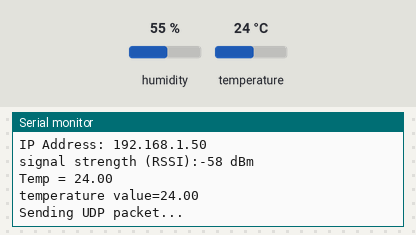
A sketch run on a simulated ESP8266 (NodeMCU). Parts: the last lines printed to the serial monitor. The test bench sets the inputs (shaded band); at power-on: temperature 24 °C, humidity 55 %. WiFi joins after 1.5 s; servers stay silent unless stated.

Above: at 2.7 s.
2.8 s: temperature set to 12 °C
At 5.3 s:
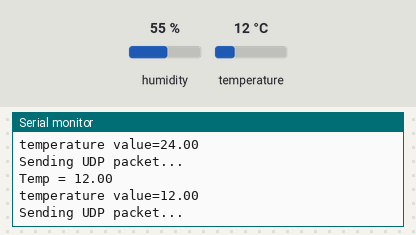
5.6 s: temperature set to 19 °C
At 7.4 s:
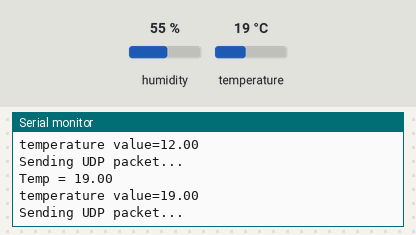
Timing chart, 0 to 8.9 s (numbered marks = the images above; inputs shaded):
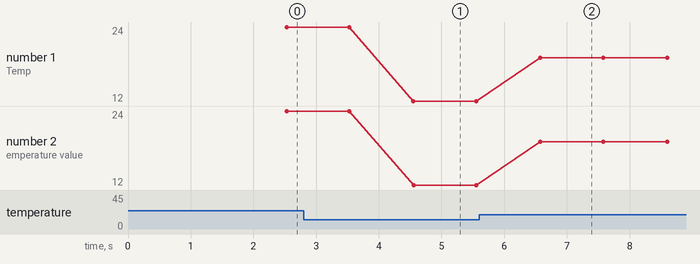

Measured:
- after the input at 2.8 s, the serial monitor: prints a new line after 1.8 s (image 1)
- after the input at 5.6 s, the serial monitor: prints a new line after 0.98 s (image 2)
- plotted number 1: 24 → 12 after the input at 2.8 s, 12 → 19 after the input at 5.6 s
- plotted number 2: 24 → 12 after the input at 2.8 s, 12 → 19 after the input at 5.6 s

The sketch:

InfluxDB_UDP.ino
```cpp
#if defined(ESP32)
#include <WiFiMulti.h>
WiFiMulti wifiMulti;
#define DEVICE "ESP32"
#elif defined(ESP8266)
#include <ESP8266WiFiMulti.h>
ESP8266WiFiMulti wifiMulti;
#define DEVICE "ESP8266"
#endif

#include <SPI.h>
#include <WiFiUDP.h>
#include <DHT.h>

// WiFi AP SSID
#define WIFI_SSID "WifiSiTo"
// WiFi password
#define WIFI_PASSWORD "2210198531011990"

// the IP address of your InfluxDB host
byte host[] = {192, 168, 1, 212};

// the port that the InfluxDB UDP plugin is listening on
int port = 8086;

WiFiUDP udp;

#define DHTPIN 2     // Vamos a probar con GPIO2
#define DHTTYPE    DHT11     // DHT 1

DHT dht(DHTPIN, DHTTYPE);

void setup() {
  // initialize serial port
  Serial.begin(115200);
  dht.begin();

// Connect WiFi
  Serial.println("Connecting to WiFi");
  WiFi.mode(WIFI_STA);
  wifiMulti.addAP(WIFI_SSID, WIFI_PASSWORD);
  while (wifiMulti.run() != WL_CONNECTED) {
    Serial.print(".");
    delay(100);
  }

  if (wifiMulti.run() == WL_CONNECTED)
  {
    Serial.println("Connected to network");
    // print your WiFi shield's IP address:
    IPAddress ip = WiFi.localIP();
    Serial.print("IP Address: ");
    Serial.println(ip);

    // print the received signal strength:
    long rssi = WiFi.RSSI();
    Serial.print("signal strength (RSSI):");
    Serial.print(rssi);
    Serial.println(" dBm");
  }

  Serial.println();
}

void loop() {
  String line, temperature;

  // wait 1 second
  delay(1000);

  // get the current temperature from the sensor, to 2 decimal places
  temperature = String(dht.readTemperature(), 2);

  Serial.print("Temp = ");
  Serial.println(temperature);

  // concatenate the temperature into the line protocol
  line = String("temperature value=" + temperature);
  Serial.println(line);

  // send the packet
  Serial.println("Sending UDP packet...");
  udp.beginPacket(host, port);
  udp.print(line);
  udp.endPacket();
}
```
